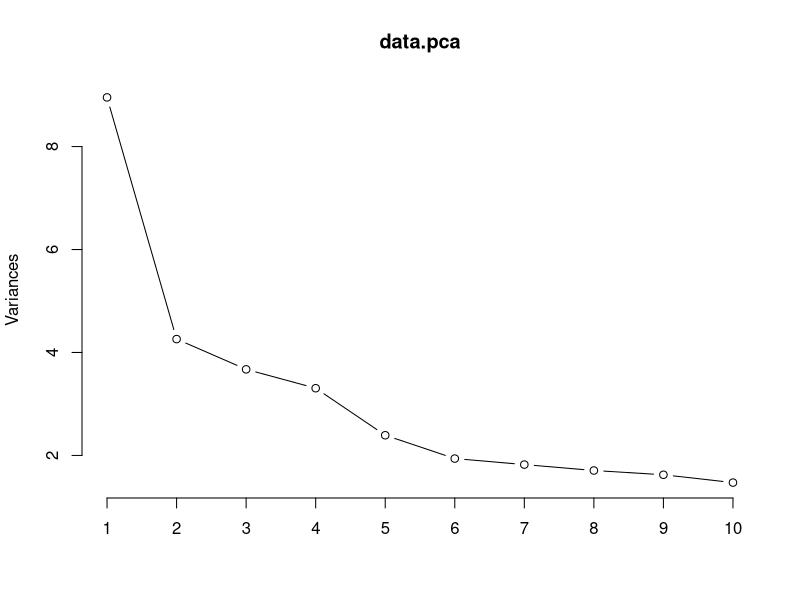
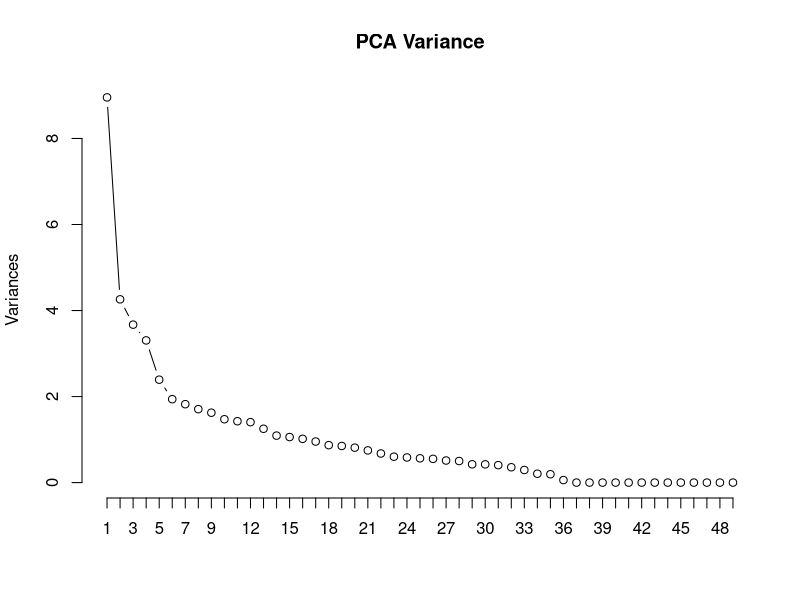
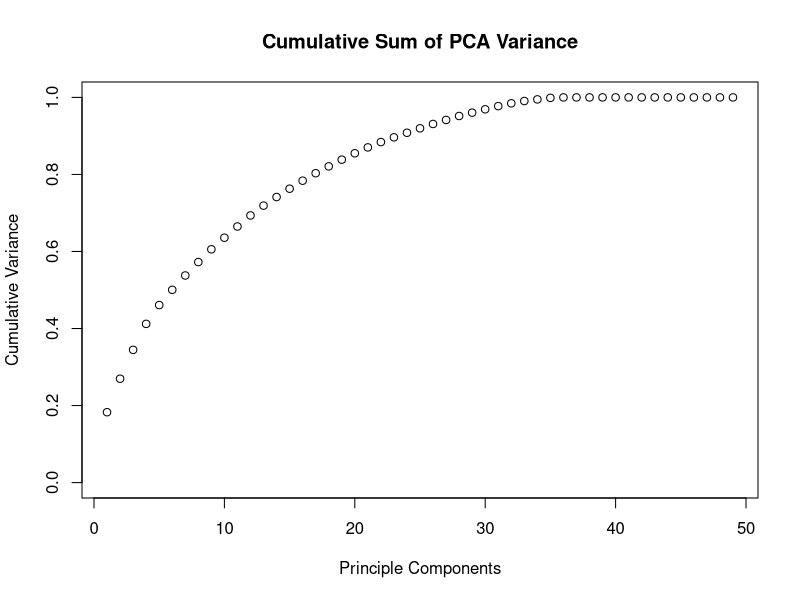

Write the R code that produced these figures, in order.
data.energy <- read.csv('cleaned_data.csv')

#Get rid of DOEID
data.energyPP <- data.energy[,-1]

#Get rid of outputs
data.energyPP <- data.energyPP[,-grep("BTU",names(data.energyPP))]
data.energyPP <- data.energyPP[,-grep("CUFEETNG",names(data.energyPP))]
data.energyPP <- data.energyPP[,-grep("KWH",names(data.energyPP))]

#Show correlation matrix to see if PCA applicable
corrmat <- cor(data.energyPP)

#Implement PCA
set.seed(1000)
data.pca <- prcomp(data.energyPP
      , scale. = T
      , center = T
      , retx = T)

plot(data.pca, type = 'l')
screeplot(data.pca, type = "l", npcs = length(data.pca$sdev), main = "PCA Variance")

vars <- apply(data.pca$x, 2, var)
pca.cumsum <- cumsum(vars / sum(vars))
plot(pca.cumsum, main = "Cumulative Sum of PCA Variance", xlab = "Principle Components", ylab = "Cumulative Variance", ylim = c(0,1))

threshold <- 0.90
pca.threshold <- pca.cumsum < threshold
num.pca <- length(which(pca.threshold)) + 1
print(paste(num.pca, " components must be kept to capture ", threshold * 100, "% of the variance", sep = ""))

pca <- princomp(data.energyPP)

#Categorize output by magnitude (for classifier algorithm)
subsetBySD <- function (vect) {
  v.sd <- sd(vect)
  v.mean = mean(vect)
  ifelse(vect < v.mean - v.sd, 1,
        ifelse(vect > v.mean + v.sd, 3,
            2))
}

data.kwh <- data.energy$KWH
data.kwh <- log(data.kwh)
data.kwh.cat <- subsetBySD(data.kwh)

#data.cng <- data.energy$CUFEETNG
#data.cng[which(data.cng==0)] <- 0.00001
#data.cng <- log(data.cng)
#data.cng.cat <- subsetBySD(data.cng)

#Pass PCA data to machine learning algorithm
data.pca$x <- as.data.frame(data.pca$x)
pcadata <- cbind(data.pca$x[,1:25],data.kwh.cat)
names(pcadata)[ncol(pcadata)] <- "Output"

#pcadata <- cbind(data.pca$x[,1:25],data.cng.cat)
#names(pcadata)[ncol(pcadata)] <- "Output"

